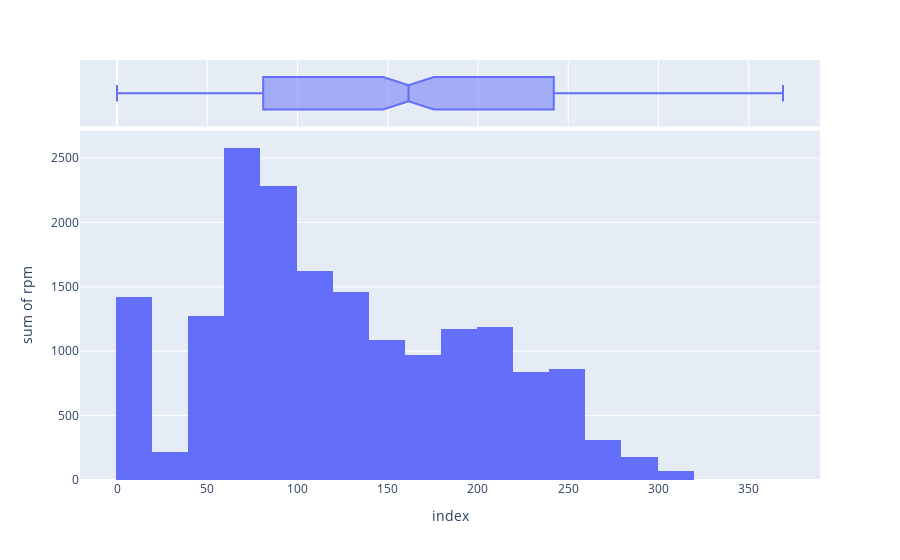

The notebook cell saved with this chart:
### Code cell
import plotly.express as px
value_counts = sample_rate['rpm'].value_counts().reset_index()
fig = px.histogram(value_counts, x = value_counts['index'], y=value_counts['rpm'],
                   marginal="box", # or violin, rug
                   )
fig.show()

### Figure 1 — Plotly figure (JSON) as saved in the notebook; plotly's stock layout.template omitted (floating-point values rounded to 4 significant figures; data arrays with more than 128 entries replaced by an {"elided": "..."} marker saying what was removed)
{"data": [{"alignmentgroup": "True", "bingroup": "x", "histfunc": "sum", "hovertemplate": "index=%{x}<br>sum of rpm=%{y}<extra></extra>", "legendgroup": "", "marker": {"color": "#636efa", "pattern": {"shape": ""}}, "name": "", "offsetgroup": "", "orientation": "v", "showlegend": false, "type": "histogram", "x": {"elided": "322 int values"}, "xaxis": "x", "y": {"elided": "322 int values"}, "yaxis": "y"}, {"alignmentgroup": "True", "hovertemplate": "index=%{x}<extra></extra>", "legendgroup": "", "marker": {"color": "#636efa"}, "name": "", "notched": true, "offsetgroup": "", "showlegend": false, "type": "box", "x": {"elided": "322 int values"}, "xaxis": "x2", "yaxis": "y2"}], "layout": {"barmode": "relative", "legend": {"tracegroupgap": 0}, "margin": {"t": 60}, "xaxis": {"anchor": "y", "domain": [0, 1], "title": {"text": "index"}}, "xaxis2": {"anchor": "y2", "domain": [0, 1], "matches": "x", "showgrid": true, "showticklabels": false}, "yaxis": {"anchor": "x", "domain": [0, 0.8316], "title": {"text": "sum of rpm"}}, "yaxis2": {"anchor": "x2", "domain": [0.8416, 1], "matches": "y2", "showgrid": false, "showline": false, "showticklabels": false, "ticks": ""}}}
